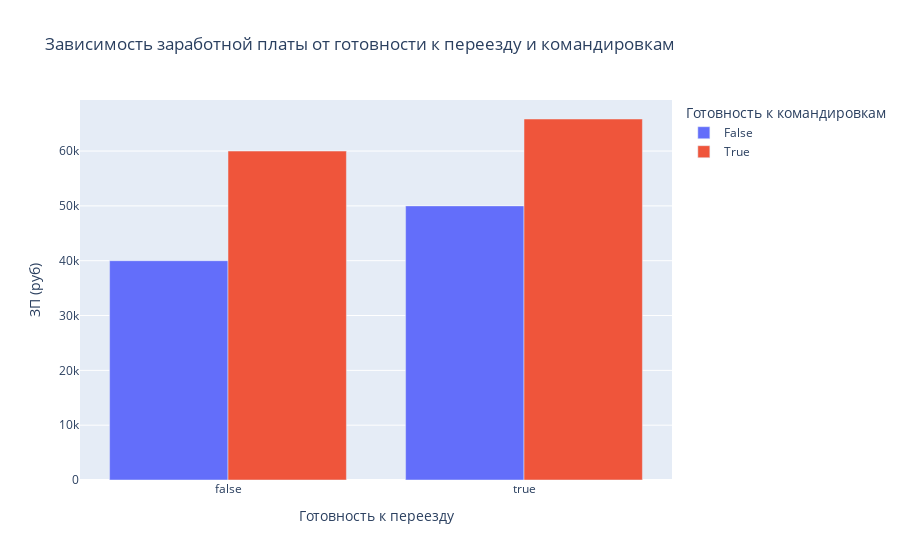

Here is the notebook cell this chart was saved with:
### Markdown cell above
6. Постройте **многоуровневую столбчатую диаграмму**, которая показывает зависимость медианной заработной платы (**"ЗП (руб)"**) от признаков **"Готовность к переезду"** и **"Готовность к командировкам"**. Проанализируйте график, сравнив уровень заработной платы в категориях.

### Code cell
mask_trips = hh_data[
    (hh_data['Готовность к переезду'] == True) 
    & (hh_data['Готовность к командировкам'] == True)
]
print(f"Желаемая медианная заработная плата соискателей, готовых и к переезду, и к командировкам составляет {int(round((mask_trips['ЗП (руб)'].median())/1000, 0))} тысяч рублей")

barplot_data = hh_data.groupby(
    by=['Готовность к командировкам', 'Готовность к переезду'], 
    as_index=False)['ЗП (руб)'].median()

fig = px.bar(
    data_frame=barplot_data,
    x='Готовность к переезду',
    y='ЗП (руб)',
    color='Готовность к командировкам',
    barmode='group',
    orientation='v',
    title='Зависимость заработной платы от готовности к переезду и командировкам'
)
fig.show()

### Figure 1 — Plotly figure (JSON) as saved in the notebook; plotly's stock layout.template omitted (floating-point values rounded to 4 significant figures)
{"data": [{"alignmentgroup": "True", "hovertemplate": "Готовность к командировкам=False<br>Готовность к переезду=%{x}<br>ЗП (руб)=%{y}<extra></extra>", "legendgroup": "False", "marker": {"color": "#636efa", "pattern": {"shape": ""}}, "name": "False", "offsetgroup": "False", "orientation": "v", "showlegend": true, "textposition": "auto", "type": "bar", "x": [false, true], "xaxis": "x", "y": [40000, 50000], "yaxis": "y"}, {"alignmentgroup": "True", "hovertemplate": "Готовность к командировкам=True<br>Готовность к переезду=%{x}<br>ЗП (руб)=%{y}<extra></extra>", "legendgroup": "True", "marker": {"color": "#EF553B", "pattern": {"shape": ""}}, "name": "True", "offsetgroup": "True", "orientation": "v", "showlegend": true, "textposition": "auto", "type": "bar", "x": [false, true], "xaxis": "x", "y": [60000, 65850.0], "yaxis": "y"}], "layout": {"barmode": "group", "legend": {"title": {"text": "Готовность к командировкам"}, "tracegroupgap": 0}, "title": {"text": "Зависимость заработной платы от готовности к переезду и командировкам"}, "xaxis": {"anchor": "y", "domain": [0, 1], "title": {"text": "Готовность к переезду"}}, "yaxis": {"anchor": "x", "domain": [0, 1], "title": {"text": "ЗП (руб)"}}}}
